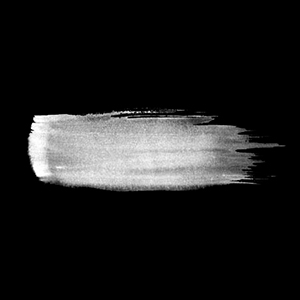
#> input picture TC2/brushes/0.jpg, 300 x 300 px, given in place of BW-using-curves.jpg, which was not available
$ python test.4.py
#> lines starting #> are read from the running program, lines starting #| are printed output that depends on the picture; after the words box and inside, x2 and y2 are one past the last pixel; in counts of white or black regions, pixels touching at a corner belong together; pictures that were not available may be replaced by others from this repository, and a replacement may not be noted
### TC2/Genetic/individual.py
from Genetic.image_size import ImageSize
from random import randint,sample
from copy import deepcopy
import parameters as c
import numpy as np
import cv2 as cv

# Basic stroke data, DNA is composed of strokes, we'll be evolving each stroke per generation.
class Stroke:

    def __init__(self, pos: tuple[int,int], size: int, angle: int, brush_type: int, dark_level: int):
        self.size = size

        self.posx = 0
        self.posy = 0
        self.setPos(pos)

        self.angle = angle

        self.brush_type = brush_type

        self.dark_level = dark_level

    def copy(self, other):
        self.size = other.size

        self.posx = other.posx
        self.posy = other.posy

        self.angle = other.angle

        self.brush_type = other.brush_type

        self.dark_level = other.dark_level

    # When setting size, we recalculate position in case the stroke is out of bounds.
    def setSize(self,size):
        self.size = size
        self.setPos((self.posx,self.posy))

    # When setting position, we need to calculate if the stroke is out of bounds in x or y direction.
    def setPos(self,pos: tuple[int,int]):
        new_x = pos[0]
        new_y = pos[1]

        stroke_max_x_pos = new_x+self.size
        stroke_max_y_pos = new_y+self.size

        if(stroke_max_x_pos >= ImageSize.width):
            new_x -= (stroke_max_x_pos - ImageSize.width)

        if(stroke_max_y_pos >= ImageSize.height):
            new_y -= (stroke_max_y_pos - ImageSize.height)

        self.posx = new_x
        self.posy = new_y

# the Individual is represented by DNA, it's composition was described in the previous class.
class Individual:

    brush_templates: list = None # Here we'll have the pictures of the brushes.

    def __init__(self, DNA = None):
        if(DNA is not None):
            self.DNA: list[Stroke] = deepcopy(DNA)
        else:
            self.DNA: list[Stroke] = []
            self._create_rand_individual()

        self.img = np.zeros(shape=(ImageSize.height,ImageSize.width)) # Blank image.
        self.fitness = None
        if(self.brush_templates == None):
            self._load_brushes()


    # Randomized the DNA
    def _create_rand_individual(self):
        for _ in range(c.STROKES_PER_INDIVIDUAL):
            size = randint(c.STROKE_MIN_SIZE,c.STROKE_MAX_SIZE)

            x = randint(0,ImageSize.width)
            y = randint(0,ImageSize.height)

            angle = randint(c.MIN_ANGLE,c.MAX_ANGLE)

            brush_type = randint(0,c.NUM_BRUSHES-1)

            dark_level = randint(c.MIN_DARK_LEVEL,c.MAX_DARK_LEVEL)

            new_brush = Stroke((x,y),size,angle,brush_type,dark_level)
            self.DNA.append(new_brush)

    # We take each stroke and put it in an image.
    def create_img(self):
        #self.img = np.zeros(shape=(ImageSize.height,ImageSize.width))
        for stroke in self.DNA:
            posy = stroke.posy
            posx = stroke.posx
            size = stroke.size

            # Getting the stroke drawing
            stroke_drawing = self._create_stroke_drawing(stroke)

            # Putting the stroke in the image we're creating.
            self.img[posy:posy+size,posx:posx+size][stroke_drawing>c.BACKGROUND_THRESHOLD] = stroke_drawing[stroke_drawing>c.BACKGROUND_THRESHOLD]

    # Each stroke have a size, rotation and dark level (represents how dark the
    # color is), in this function we make the drawing to put it in the image.
    def _create_stroke_drawing(self,stroke: Stroke):
        size = stroke.size

        # Getting the brush from which the stroke is going to be generated
        stroke_drawing = self.brush_templates[stroke.brush_type]

        # Sizing the stroke
        stroke_drawing = cv.resize(stroke_drawing,(size,)*2,interpolation=cv.INTER_LANCZOS4)

        # Rotating the stroke.
        rotation = cv.getRotationMatrix2D((size//2,)*2,stroke.angle,1)
        stroke_drawing = cv.warpAffine(stroke_drawing,rotation,(size,)*2)

        # Masking the stoke
        _,stroke_drawing = cv.threshold(stroke_drawing, 1, 255, cv.THRESH_BINARY)

        # Changing how dark the stroke is going to be.
        stroke_drawing = cv.add(stroke_drawing, (stroke.dark_level*-1))

        return stroke_drawing

    def _load_brushes(self):
        self.brush_templates = []
        for i in range(c.NUM_BRUSHES):
            brush = cv.imread(f"brushes/{i}.jpg",cv.IMREAD_GRAYSCALE)
            self.brush_templates.append(brush)

    def calculate_fitness(self,goal):
        self.create_img()
        ravel_img = self.img.ravel()
        self.fitness = np.sum((ravel_img - goal)**2)

    # [27 lines left out: function mutate, not called in this run]

    def crossover(self, other_dna: list[Stroke]):
        new_individual = Individual(self.DNA) # new crossed individual

        # We randomly select which strokes from the other DNA are going to change.
        for i in sample(range(c.STROKES_PER_INDIVIDUAL),randint(c.MIN_STROKE_TO_CROSS,c.MAX_STROKE_TO_CROSS)):
            new_individual.DNA[i].copy(other_dna[i])
        return new_individual

    # Default Python operator overloading
    def __repr__(self):
        return str(self.fitness)

    def __lt__(self, other):
        return self.fitness < other.fitness

    def __le__(self, other):
        return self.fitness <= other.fitness

    def __gt__(self, other):
        return self.fitness > other.fitness

    def __ge__(self, other):
        return self.fitness >= other.fitness

    def __eq__(self, other):
        return self.fitness == other.fitness

    def __ne__(self, other):
        return self.fitness != other.fitness


### TC2/parameters.py
# --------------------------------------------------------------------------------------
# -----------------------------------PARAMETERS-----------------------------------------
# --------------------------------------------------------------------------------------

# DO NOT USE NEGATIVES NUMBERS ANYWHERE IN THE PARAMETERS, WE ASUME EVERY NUMBER IS
# GOING TO BE ASSIGNED A NUMBER GREATER OR EQUAL TO 0 AND IS NOT CHECKED.

# ----------------------------Constant values for genetic-------------------------------

# >>>>>>>>Individuals<<<<<<<<
STROKES_PER_INDIVIDUAL = 500 # How many strokes the picture is composed by

# >>>>>>>>Generations<<<<<<<<
POPULATION = 100
NUM_GENERATIONS = 500

# Percentages based on total population of how many individuals for the next
# generation will be from fittest selection, mutated or crossovers. This
# percentage needs to equal a whole number or a exception is raised
FITTEST_PERCENT = 0.1
MUTATED_PERCENT = 0.45
CROSSED_PERCENT = 0.45

# How big the subpopulation is going to be for the selection tournament
TOURNAMENT_PERCENTAGE = 0.2

# >>>>>>>>Mutation<<<<<<<<
MIN_MUTATIONS_STROKE = 1
MAX_MUTATIONS_STROKE = 5 # Can't be more than 5
# -----------------------
MIN_STROKE_TO_MUTATE = 1
MAX_STROKE_TO_MUTATE = 50

# >>>>>>>>Crossover<<<<<<<<
MIN_STROKE_TO_CROSS = 1
MAX_STROKE_TO_CROSS = 50

# ----------------------------Constant values for images--------------------------------
IMG_SIZE = 128

# ---------------------------Constant values for brushes--------------------------------
STROKE_MAX_SIZE = 25
STROKE_MIN_SIZE = 1

# >>>>>>>>better not to touch anything below<<<<<<<<
BACKGROUND_THRESHOLD = 0
MIN_DARK_LEVEL = 0
MAX_DARK_LEVEL = 250

MIN_ANGLE = 0
MAX_ANGLE = 360

NUM_BRUSHES = 4

# --------------------------------------------------------------------------------------

# --------------------------------------------------------------------------------------
# -----------------------------------PARAMETER CHECKER----------------------------------
# --------------------------------------------------------------------------------------
def param_checker():
    fittest_amount = POPULATION*FITTEST_PERCENT
    mutated_amount = POPULATION*MUTATED_PERCENT
    crossed_amount = POPULATION*CROSSED_PERCENT

    if(not fittest_amount.is_integer()):
       raise ValueError("FITTEST_PERCENT doesn't result in an integer number")

    if(not mutated_amount.is_integer()):
       raise ValueError("MUTATED_PERCENT doesn't result in an integer number")

    if(not crossed_amount.is_integer()):
       raise ValueError("CROSSED_PERCENT doesn't result in an integer number")

    if(FITTEST_PERCENT+MUTATED_PERCENT+CROSSED_PERCENT != 1):
        raise ValueError("The sum of FITTEST_PERCENT, MUTATED_PERCENT, and CROSSED_PERCENT doesn't add up to 1")

    if(fittest_amount+mutated_amount+crossed_amount != POPULATION):
       raise ValueError("The FITTEST_PERCENT, MUTATED_PERCENT, and CROSSED_PERCENT doesn't add up to the POPULATION value")

    if(MAX_MUTATIONS_STROKE > 5):
       raise ValueError("MAX_MUTATIONS_STROKE can't be more than 5, which is the amount of properties in individuals")

    if(MAX_DARK_LEVEL > 255):
       raise ValueError("MAX_DARK_LEVEL can't be more than 255")

    if(255-MAX_DARK_LEVEL <= BACKGROUND_THRESHOLD):
       raise ValueError("BACKGROUND_THRESHOLD can't be more than or equal than the difference between 255 and MAX_DARK_LEVEL")

    if(MAX_STROKE_TO_MUTATE > STROKES_PER_INDIVIDUAL):
       raise ValueError("MAX_STROKE_TO_MUTATE can't be more than STROKES_PER_INDIVIDUAL")

    if(MAX_STROKE_TO_CROSS > STROKES_PER_INDIVIDUAL):
       raise ValueError("MAX_STROKE_TO_MUTATE can't be more than STROKES_PER_INDIVIDUAL")

param_checker()
# --------------------------------------------------------------------------------------

### TC2/tests/test.4.py
import matplotlib.pyplot as plt

from Genetic.individual import Individual
from Genetic.image_size import ImageSize
import cv2 as cv
import parameters as c

from time import sleep


img = cv.imread("BW-using-curves.jpg",cv.IMREAD_GRAYSCALE)
#> img is the input picture: shape (300, 300); min 0, max 255, mean 30.1

aspect_ratio = img.shape[1] / img.shape[0]
#> aspect_ratio = 1

if img.shape[1] < img.shape[0]:
    new_img_height = c.IMG_SIZE
    new_img_width = int(new_img_height * aspect_ratio)
else:
    new_img_width = c.IMG_SIZE
    new_img_height = int(new_img_width / aspect_ratio)
#> new_img_height = 128

img = cv.resize(img,(new_img_width,new_img_height),interpolation=cv.INTER_LANCZOS4)
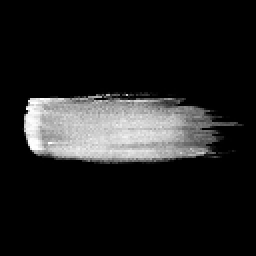
#> img: shape (128, 128) (shown 2 times larger); min 0, max 255, mean 30.2

ImageSize.height = new_img_height
ImageSize.width = new_img_width

indiv = Individual()

indiv.calculate_fitness(img.ravel())
#> the loop in create_img, `for stroke in self.DNA:` made 500 passes
#> pass 1, in _create_stroke_drawing, `stroke_drawing = self.brush_templates[stroke.brush_type]`:
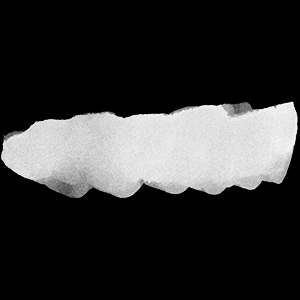
#> stroke_drawing: shape (300, 300); min 0, max 252, mean 51.3
#> after the loop in create_img, `for stroke in self.DNA:`:
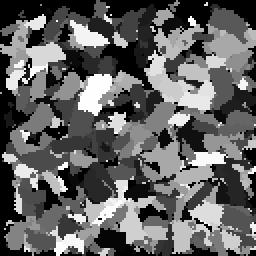
#> self.img: shape (128, 128) float64 (shown 2 times larger); min 0, max 255, mean 99.1

print(indiv.fitness)

other_indiv = Individual()

other_indiv.calculate_fitness(img.ravel())
#> the loop in create_img (call 2), `for stroke in self.DNA:` made 500 passes
#> pass 1, in _create_stroke_drawing (call 501), `stroke_drawing = cv.warpAffine(stroke_drawing,rotation,(size,)*2)`:
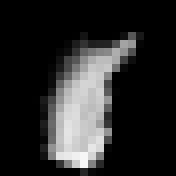
#> stroke_drawing: shape (22, 22) (shown 8 times larger); min 0, max 250, mean 40.5
#> pass 1, in _create_stroke_drawing (call 501), `_,stroke_drawing = cv.threshold(stroke_drawing, 1, 255, cv.THRESH_BINA..`:
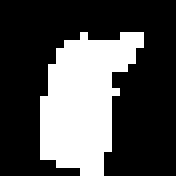
#> stroke_drawing: shape (22, 22) (shown 8 times larger); 30.8% white; 1 white region, box (x1, y1, x2, y2) and area: (5, 4, 18, 22) 149
#> after the loop in create_img (call 2), `for stroke in self.DNA:`:
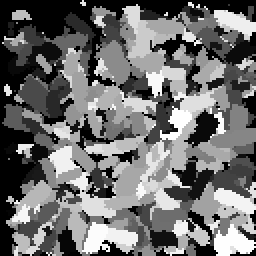
#> self.img: shape (128, 128) float64 (shown 2 times larger); min 0, max 255, mean 110.4

print(other_indiv.fitness)

child_indiv = indiv.crossover(other_indiv.DNA)

child_indiv.calculate_fitness(img.ravel())
#> after the loop in create_img (call 3), `for stroke in self.DNA:`:
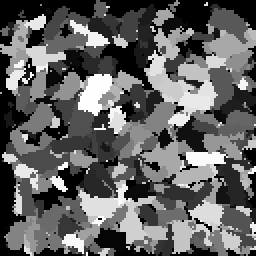
#> self.img: shape (128, 128) float64 (shown 2 times larger); min 0, max 255, mean 98.3

print(child_indiv.fitness)
'''
plt.imshow(indiv.img,cmap='gray', vmin=0, vmax=255)
plt.axis('off')
plt.figure(1)

plt.imshow(other_indiv.img,cmap='gray', vmin=0, vmax=255)
plt.axis('off')
plt.figure(2)

plt.imshow(child_indiv.img,cmap='gray', vmin=0, vmax=255)
plt.axis('off')
plt.figure(3)
'''

f, subplots = plt.subplots(1,3)

subplots[0].imshow(indiv.img,cmap='gray', vmin=0, vmax=255)
subplots[0].axis('off')
subplots[1].imshow(other_indiv.img,cmap='gray', vmin=0, vmax=255)
subplots[1].axis('off')
subplots[2].imshow(child_indiv.img,cmap='gray', vmin=0, vmax=255)
subplots[2].axis('off')


plt.show()
